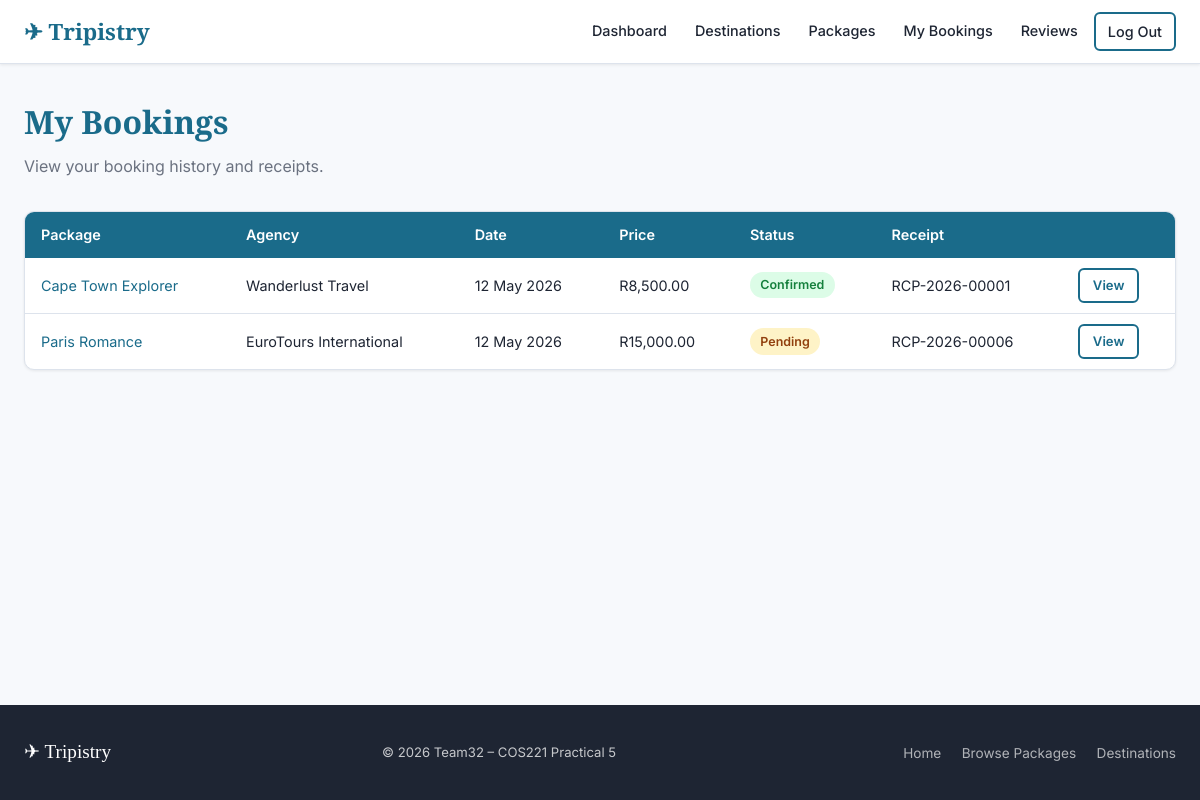
The app's page /tripistry/traveller/bookings.php (signed in) with its own data.
### tables this page shows
CREATE TABLE `booking` (
  `booking_id` int(11) NOT NULL AUTO_INCREMENT,
  `traveller_id` int(11) NOT NULL,
  `package_id` int(11) NOT NULL,
  `group_trip_id` int(11) DEFAULT NULL,
  `booking_date` timestamp NULL DEFAULT current_timestamp(),
  `total_price` decimal(10,2) NOT NULL,
  `status` enum('pending','confirmed','cancelled','completed') DEFAULT 'pending',
  PRIMARY KEY (`booking_id`),
  KEY `traveller_id` (`traveller_id`),
  KEY `package_id` (`package_id`),
  KEY `group_trip_id` (`group_trip_id`),
  CONSTRAINT `fk_booking_traveller` FOREIGN KEY (`traveller_id`) REFERENCES `traveller` (`traveller_id`),
  CONSTRAINT `fk_booking_package` FOREIGN KEY (`package_id`) REFERENCES `travel_package` (`package_id`),
  CONSTRAINT `fk_booking_group` FOREIGN KEY (`group_trip_id`) REFERENCES `group_trip` (`group_trip_id`)
);

CREATE TABLE `travel_package` (
  `package_id` int(11) NOT NULL AUTO_INCREMENT,
  `agency_id` int(11) NOT NULL,
  `destination_id` int(11) NOT NULL,
  `name` varchar(255) NOT NULL,
  `description` text DEFAULT NULL,
  `base_price` decimal(10,2) NOT NULL,
  `duration_days` int(11) DEFAULT NULL,
  `start_date` date DEFAULT NULL,
  `end_date` date DEFAULT NULL,
  `image_url` varchar(255) DEFAULT NULL,
  `avg_rating` decimal(3,2) DEFAULT 0.00,
  `created_at` timestamp NULL DEFAULT current_timestamp(),
  PRIMARY KEY (`package_id`),
  KEY `agency_id` (`agency_id`),
  KEY `destination_id` (`destination_id`),
  CONSTRAINT `fk_package_agency` FOREIGN KEY (`agency_id`) REFERENCES `travel_agency` (`agency_id`),
  CONSTRAINT `fk_package_destination` FOREIGN KEY (`destination_id`) REFERENCES `destination` (`destination_id`)
);

CREATE TABLE `travel_agency` (
  `agency_id` int(11) NOT NULL,
  `company_name` varchar(255) NOT NULL,
  `contact_number` varchar(20) DEFAULT NULL,
  `website` varchar(255) DEFAULT NULL,
  `address` varchar(255) DEFAULT NULL,
  `country` varchar(100) DEFAULT NULL,
  PRIMARY KEY (`agency_id`),
  CONSTRAINT `fk_travelagency_user` FOREIGN KEY (`agency_id`) REFERENCES `user` (`user_id`) ON DELETE CASCADE
);

CREATE TABLE `receipt` (
  `receipt_id` int(11) NOT NULL AUTO_INCREMENT,
  `booking_id` int(11) NOT NULL,
  `amount` decimal(10,2) NOT NULL,
  `payment_date` timestamp NULL DEFAULT current_timestamp(),
  `payment_method` enum('credit_card','debit_card','paypal','bank_transfer') NOT NULL,
  `receipt_number` varchar(100) NOT NULL,
  PRIMARY KEY (`receipt_id`),
  UNIQUE KEY `receipt_number` (`receipt_number`),
  KEY `booking_id` (`booking_id`),
  CONSTRAINT `fk_receipt_booking` FOREIGN KEY (`booking_id`) REFERENCES `booking` (`booking_id`)
);

### tripistry/includes/auth.php (called while the page is built, shortened)
<?php
function e(string $s): string {
    return htmlspecialchars($s, ENT_QUOTES | ENT_SUBSTITUTE, 'UTF-8');
}

### tripistry/traveller/bookings.php (the view, shortened to what this page needs)
<?php
require_once __DIR__ . '/../includes/auth.php';
$db  = get_db();
$uid = current_user_id();
$stmt = $db->prepare("
    SELECT b.booking_id, b.booking_date, b.total_price, b.status, b.group_trip_id,
           tp.name AS package_name, tp.package_id, tp.duration_days,
           ta.company_name,
           r.receipt_number, r.payment_method, r.payment_date,
           gt.start_date, gt.end_date
    FROM booking b
    JOIN travel_package tp ON tp.package_id = b.package_id
    JOIN travel_agency ta ON ta.agency_id = tp.agency_id
    LEFT JOIN receipt r ON r.booking_id = b.booking_id
    LEFT JOIN group_trip gt ON gt.group_trip_id = b.group_trip_id
    WHERE b.traveller_id = ?
    ORDER BY b.booking_date DESC");
$stmt->execute([$uid]);
$bookings = $stmt->fetchAll();
$detail = null;
require_once __DIR__ . '/../includes/header.php';
?>
<div class="page-header">
    <h1>My Bookings</h1>
    <p>View your booking history and receipts.</p>
</div>
<?php if ($detail): ?>
<div style="max-width:580px">
    <a href="<?= BASE_URL ?>/traveller/bookings.php" class="text-muted" style="font-size:.9rem">← All Bookings</a>
    <div class="card mt-2">
        <div class="card-body">
            <h2 style="margin-bottom:.25rem"><?= e($detail['package_name']) ?></h2>
            <p class="text-muted mb-2">🏢 <?= e($detail['company_name']) ?></p>
            <span class="badge badge-<?= e($detail['status']) ?>"><?= e($detail['status']) ?></span>
            <hr class="divider">
            <div style="display:grid;grid-template-columns:1fr 1fr;gap:.75rem;font-size:.9rem">
                <div><span class="text-muted">Booking Date</span><br><strong><?= date('d M Y', strtotime($detail['booking_date'])) ?></strong></div>
                <div><span class="text-muted">Total Price</span><br><strong>R<?= number_format($detail['total_price'], 2) ?></strong></div>
                <?php if ($detail['duration_days']): ?>
                <div><span class="text-muted">Duration</span><br><strong><?= $detail['duration_days'] ?> days</strong></div>
                <?php endif; ?>
                <?php if ($detail['group_trip_id']): ?>
                <div><span class="text-muted">Trip Dates</span><br><strong><?= date('d M Y', strtotime($detail['start_date'])) ?> – <?= date('d M Y', strtotime($detail['end_date'])) ?></strong></div>
                <?php endif; ?>
            </div>
            <?php if ($detail['receipt_number']): ?>
            <hr class="divider">
            <h4 style="margin-bottom:.5rem">Receipt</h4>
            <div style="font-size:.9rem;display:flex;flex-direction:column;gap:.3rem">
                <div class="flex-between"><span class="text-muted">Receipt #</span><strong><?= e($detail['receipt_number']) ?></strong></div>
                <div class="flex-between"><span class="text-muted">Payment</span><strong><?= e(str_replace('_',' ',$detail['payment_method'])) ?></strong></div>
                <div class="flex-between"><span class="text-muted">Paid on</span><strong><?= date('d M Y H:i', strtotime($detail['payment_date'])) ?></strong></div>
                <div class="flex-between"><span class="text-muted">Amount</span><strong>R<?= number_format($detail['total_price'], 2) ?></strong></div>
            </div>
            <?php endif; ?>
            <?php if ($detail['status'] === 'pending'): ?>
            <hr class="divider">
            <form method="POST" action="<?= BASE_URL ?>/traveller/bookings.php">
                <?= csrf_field() ?>
                <input type="hidden" name="action" value="cancel">
                <input type="hidden" name="booking_id" value="<?= $detail['booking_id'] ?>">
                <button type="submit" class="btn btn-danger btn-sm"
                        data-confirm="Cancel this booking?">Cancel Booking</button>
            </form>
            <?php endif; ?>
            <hr class="divider">
            <a href="<?= BASE_URL ?>/traveller/reviews.php?package_id=<?= $detail['package_id'] ?>" class="btn btn-outline btn-sm">Write a Review</a>
        </div>
    </div>
</div>
<?php else: ?>
<?php if (empty($bookings)): ?>
    <div class="empty-state">
        <div class="empty-icon">🗺️</div>
        <p>No bookings yet.</p>
        <a href="<?= BASE_URL ?>/traveller/packages.php" class="btn btn-primary mt-2">Browse Packages</a>
    </div>
<?php else: ?>
<div class="table-wrap card">
<table class="data-table">
    <thead><tr><th>Package</th><th>Agency</th><th>Date</th><th>Price</th><th>Status</th><th>Receipt</th><th></th></tr></thead>
    <tbody>
    <?php foreach ($bookings as $b): ?>
    <tr>
        <td><a href="<?= BASE_URL ?>/traveller/package_detail.php?id=<?= $b['package_id'] ?>"><?= e($b['package_name']) ?></a></td>
        <td><?= e($b['company_name']) ?></td>
        <td><?= date('d M Y', strtotime($b['booking_date'])) ?></td>
        <td>R<?= number_format($b['total_price'], 2) ?></td>
        <td><span class="badge badge-<?= e($b['status']) ?>"><?= e($b['status']) ?></span></td>
        <td><?= $b['receipt_number'] ? e($b['receipt_number']) : '–' ?></td>
        <td><a href="<?= BASE_URL ?>/traveller/bookings.php?id=<?= $b['booking_id'] ?>" class="btn btn-outline btn-sm">View</a></td>
    </tr>
    <?php endforeach; ?>
    </tbody>
</table>
</div>
<?php endif; ?>
<?php endif; ?>
<?php require_once __DIR__ . '/../includes/footer.php'; ?>

### tripistry/css/style.css (style rules this page uses)
:root { --clr-primary: #1a6b8a; --clr-primary-dark: #134f67; --clr-primary-light: #d0eaf4; --clr-accent: #f5a623; --clr-accent-dark: #c77d0a; --clr-bg: #f7f9fc; --clr-surface: #ffffff; --clr-border: #dde3ec; --clr-text: #1e2533; --clr-text-muted: #6b7280; --clr-text-light: #ffffff; --clr-success: #16a34a; --clr-warning: #d97706; --clr-danger: #dc2626; --clr-info: #0284c7; --max-width: 1200px; --nav-height: 64px; --radius-sm: 6px; --radius-md: 10px; --radius-lg: 16px; --font-body: 'Inter', system-ui, sans-serif; --font-display: 'Playfair Display', Georgia, serif; --shadow-sm: 0 1px 3px rgba(0,0,0,.08); --shadow-md: 0 4px 16px rgba(0,0,0,.10); --shadow-lg: 0 8px 32px rgba(0,0,0,.14); }
*, *::before, *::after { box-sizing: border-box; margin: 0; padding: 0; }
html { scroll-behavior: smooth; }
body { font-family: var(--font-body); background: var(--clr-bg); color: var(--clr-text); line-height: 1.6; min-height: 100vh; display: flex; flex-direction: column; }
a { color: var(--clr-primary); text-decoration: none; }
.btn { display: inline-flex; align-items: center; gap: 0.4rem; padding: 0.5rem 1.2rem; border-radius: var(--radius-sm); font-size: 0.9rem; font-weight: 600; cursor: pointer; border: 2px solid transparent; transition: background 0.15s, color 0.15s, border-color 0.15s, transform 0.1s; text-decoration: none; white-space: nowrap; }
.btn-outline { border-color: var(--clr-primary); color: var(--clr-primary); background: transparent; }
.btn-sm { padding: 0.3rem 0.8rem; font-size: 0.82rem; }
.card { background: var(--clr-surface); border: 1px solid var(--clr-border); border-radius: var(--radius-md); box-shadow: var(--shadow-sm); overflow: hidden; transition: box-shadow 0.2s, transform 0.2s; }
.page-header { margin-bottom: 2rem; }
.page-header h1 { font-family: var(--font-display); font-size: 2rem; color: var(--clr-primary); }
.page-header p { color: var(--clr-text-muted); margin-top: 0.4rem; }
.table-wrap { overflow-x: auto; }
table.data-table { width: 100%; border-collapse: collapse; font-size: 0.9rem; }
.data-table th { background: var(--clr-primary); color: #fff; padding: 0.7rem 1rem; text-align: left; font-weight: 600; white-space: nowrap; }
.data-table td { padding: 0.65rem 1rem; border-bottom: 1px solid var(--clr-border); vertical-align: middle; }
.data-table tr:last-child td { border-bottom: none; }
.badge { display: inline-block; padding: 0.2rem 0.65rem; border-radius: 999px; font-size: 0.78rem; font-weight: 600; text-transform: capitalize; }
.badge-pending { background: #fef3c7; color: #92400e; }
.badge-confirmed { background: #dcfce7; color: #15803d; }

### records on screen
booking: package.name "Cape Town Explorer", travel_agency.company_name "Wanderlust Travel", booking_date "12 May 2026", total_price "8,500.00", status "Confirmed", receipt.receipt_number "RCP-2026-00001"
booking: package.name "Paris Romance", travel_agency.company_name "EuroTours International", booking_date "12 May 2026", total_price "15,000.00", status "Pending", receipt.receipt_number "RCP-2026-00006"
